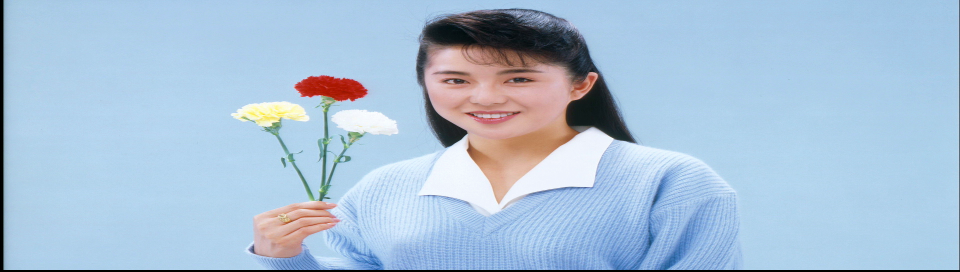
#> input picture test_data/00008#out1#mnr_input0007.bmp, 1920 x 544 px (shown at 1/2 size); its folder holds only this picture in this run
$ python batch_gibs_hardware.py   (older library calls are emulated)
#> lines starting #> are read from the running program, lines starting #| are printed output that depends on the picture; after the words box and inside, x2 and y2 are one past the last pixel; in counts of white or black regions, pixels touching at a corner belong together
import cv2
import numpy as np
from pathlib import Path


def robust_mad_threshold(values, scale=1.0):
    values = np.asarray(values, dtype=np.float32)
    med = np.median(values)
    mad = np.median(np.abs(values - med)) + 1e-6
    return float(scale * 1.4826 * mad)


def numpy_vectorized_predict_with_decay(
        image_path, patch_size=3, stride=3, profile_radius=4, scale=1.0
):
    # ==========================================
    # 1. 基础图像计算
    # ==========================================
#> called with image_path = 'test_data/00008#out1#mnr_input0007.bmp', patch_size = 3, stride = 3, profile_radius = 4, scale = 1
    img = cv2.imread(image_path, cv2.IMREAD_COLOR)
#> img is the input picture: shape (544, 1920, 3); mean B, G, R 215.9, 193.1, 168.9
    if img is None: raise ValueError("Cannot read image")
    gray = cv2.cvtColor(img, cv2.COLOR_BGR2GRAY).astype(np.float32)
    H, W = gray.shape
#> H = 544; W = 1920

    edges = cv2.Canny(gray.astype(np.uint8), 100, 200)
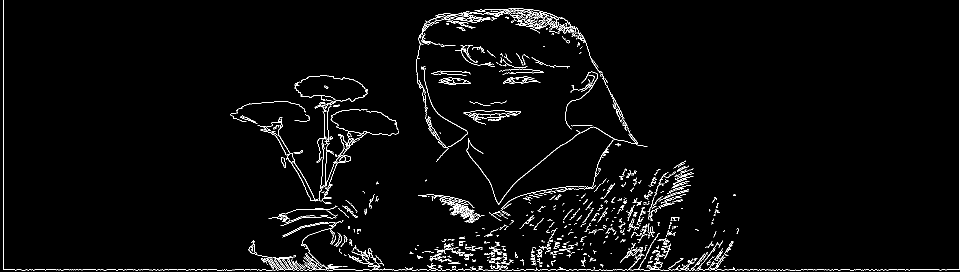
#> edges: shape (544, 1920) (shown at 1/2 size); 2.5% white in thin lines or dots
    gx = cv2.Sobel(gray, cv2.CV_32F, 1, 0, ksize=3)
    gy = cv2.Sobel(gray, cv2.CV_32F, 0, 1, ksize=3)

    blur = cv2.GaussianBlur(gray, ksize=(0, 0), sigmaX=1.0)
    residual = gray - blur
    abs_residual = np.abs(residual)

    kernel = cv2.getStructuringElement(cv2.MORPH_ELLIPSE, (3, 3))
    edge_band = cv2.dilate(edges, kernel, iterations=1) > 0
#> edge_band: shape (544, 1920) bool; 6.8% white; 194 white regions (35 under 20 px), largest, box (x1, y1, x2, y2) and area: (5, 0, 1920, 542) 19666, (831, 15, 1296, 443) 14444, (460, 149, 798, 409) 8804
    edge_pixels = edges > 0
#> edge_pixels: shape (544, 1920) bool; 2.5% white in thin lines or dots
    edge_neighbor_f = (edge_band & (~edge_pixels)).astype(np.float32)
#> edge_neighbor_f: shape (544, 1920) float32; values 0 (black) and 1 (white), 4.2% white in thin lines or dots
    non_edge_f = (~edge_band).astype(np.float32)

    # ==========================================
    # 2. 边缘局部性 (loc_ratio)
    # ==========================================
    ctx_k = patch_size + 2 * profile_radius
    sum_neighbor = cv2.boxFilter(abs_residual * edge_neighbor_f, -1, (ctx_k, ctx_k), normalize=False)
    count_neighbor = cv2.boxFilter(edge_neighbor_f, -1, (ctx_k, ctx_k), normalize=False)
    sum_non_edge = cv2.boxFilter(abs_residual * non_edge_f, -1, (ctx_k, ctx_k), normalize=False)
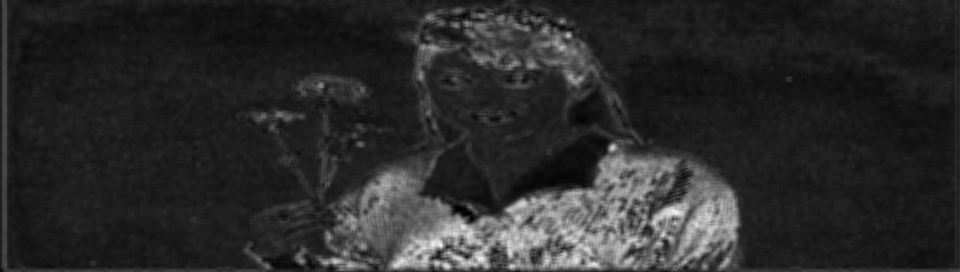
#> sum_non_edge: shape (544, 1920) float32 (shown at 1/2 size); min 0, max 1144.3, mean 196.6; drawn with min black and max white
    count_non_edge = cv2.boxFilter(non_edge_f, -1, (ctx_k, ctx_k), normalize=False)
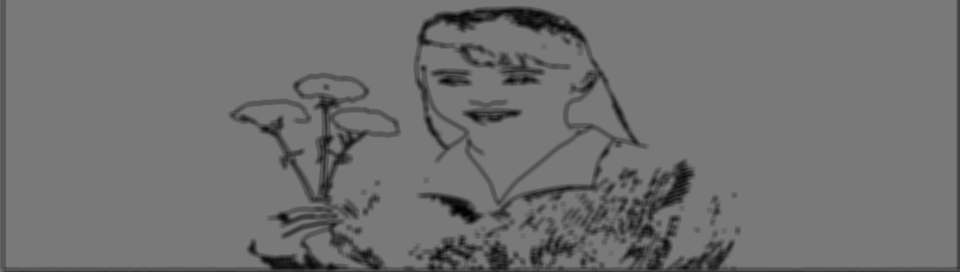
#> count_non_edge: shape (544, 1920) float32 (shown at 1/2 size); min 0, max 121, mean 112.8

    mean_neighbor = sum_neighbor / np.maximum(count_neighbor, 1.0)
    mean_non_edge = sum_non_edge / np.maximum(count_non_edge, 1e-6)
    loc_ratio_full = mean_neighbor / mean_non_edge
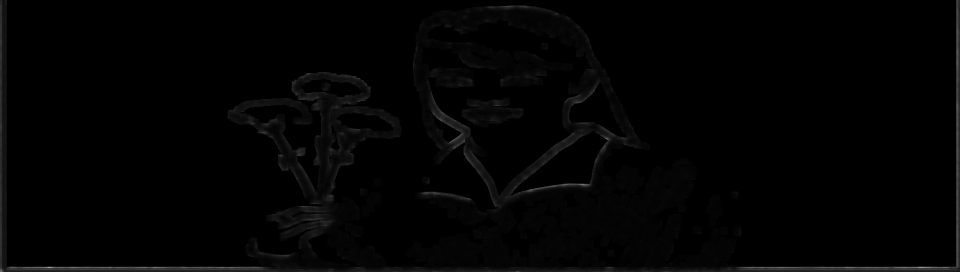
#> loc_ratio_full: shape (544, 1920) float32 (shown at 1/2 size); 0.01% of the values are NaN or infinite; the others: min 0, max 74.61, mean 0.899; drawn with min black, max white, NaN and infinite black

    # ==========================================
    # 3. 终极性能：整数方向量化 + 矩阵平移获取 Profile
    # ==========================================
    ey, ex = np.where(edges > 0)
    abs_gx, abs_gy = np.abs(gx[ey, ex]), np.abs(gy[ey, ex])
    valid_mask = (abs_gx + abs_gy) > 1e-6
    ey, ex = ey[valid_mask], ex[valid_mask]
    abs_gx, abs_gy = abs_gx[valid_mask], abs_gy[valid_mask]

    N = len(ey)
#> N = 26419
    directions = np.zeros(N, dtype=np.int8)
    gx_val, gy_val = gx[ey, ex], gy[ey, ex]

    is_horiz = abs_gx > 2 * abs_gy
    is_vert  = abs_gy > 2 * abs_gx
    is_diag1 = (~is_horiz) & (~is_vert) & (np.sign(gx_val) == np.sign(gy_val))
    is_diag2 = (~is_horiz) & (~is_vert) & (np.sign(gx_val) != np.sign(gy_val))

    directions[is_horiz] = 0
    directions[is_vert]  = 1
    directions[is_diag1] = 2
    directions[is_diag2] = 3

    steps = [
        (0, 1),   # 0: 水平延伸
        (1, 0),   # 1: 垂直延伸
        (1, 1),   # 2: 主对角线延伸
        (-1, 1)   # 3: 副对角线延伸
    ]

    t = np.arange(-profile_radius, profile_radius + 1)
    L = len(t)

    offsets = np.array([[dy * t, dx * t] for dy, dx in steps])
    selected_offsets = offsets[directions]

    samp_y = ey[:, None] + selected_offsets[:, 0, :]
    samp_x = ex[:, None] + selected_offsets[:, 1, :]

    np.clip(samp_y, 0, H - 1, out=samp_y)
    np.clip(samp_x, 0, W - 1, out=samp_x)

    profiles = residual[samp_y, samp_x]
    abs_profiles = np.abs(profiles)

    # 提前算 gray profile 的阶跃高度
    profiles_gray = gray[samp_y, samp_x]
    prof_2d = profiles_gray.reshape(N, 1, L)
    smooth_2d = cv2.GaussianBlur(prof_2d, ksize=(0, 0), sigmaX=1.0)
    smooth_profiles = smooth_2d.reshape(N, L)
    edge_step = np.max(smooth_profiles, axis=1) - np.min(smooth_profiles, axis=1)

    # --- 特征 A：零交叉 (Crossings) ---
    low_th = (0.0005 * edge_step)[:, None]
    high_th = (0.2 * edge_step)[:, None]

    signs = np.zeros_like(profiles, dtype=np.int8)
    valid_a = (np.abs(profiles) > low_th) & (np.abs(profiles) < high_th)
    signs[valid_a & (profiles > 0)] = 1
    signs[valid_a & (profiles < 0)] = -1

    mask_signs = (signs != 0)
    idx = np.where(mask_signs, np.arange(signs.shape[1]), 0)
    np.maximum.accumulate(idx, axis=1, out=idx)
    row_indices = np.arange(N)[:, None]
    filled_signs = signs[row_indices, idx]

    valid_crossings = (filled_signs[:, :-1] != filled_signs[:, 1:]) & (filled_signs[:, :-1] != 0) & (filled_signs[:, 1:] != 0)
    crossings = np.sum(valid_crossings, axis=1)

    # --- 特征 B：衰减 (Decay) ---
    d = np.abs(t)
    near_mask, mid_mask, far_mask = (d == 1), ((d >= 2) & (d <= 3)), (d >= 4)

    near_e = np.mean(abs_profiles[:, near_mask], axis=1) if np.any(near_mask) else np.zeros(N)
    mid_e = np.mean(abs_profiles[:, mid_mask], axis=1) if np.any(mid_mask) else np.zeros(N)
    far_e = np.mean(abs_profiles[:, far_mask], axis=1) if np.any(far_mask) else np.zeros(N)

    mono_score = 0.0 + 0.5 * (near_e > mid_e) + 0.5 * (mid_e > far_e)
    weighted_dist = np.sum(abs_profiles * d, axis=1) / (np.sum(abs_profiles, axis=1) + 1e-6)
    compactness = 1.0 / (1.0 + weighted_dist)
    ratio_score = np.tanh((near_e / (far_e + 1e-6)) / 3.0)

    decay_scores = 0.4 * mono_score + 0.3 * compactness + 0.3 * ratio_score

    # --- 特征 C: Gibbs-like profile score ---
    prof_residual = profiles_gray - smooth_profiles
    abs_prof_res = np.abs(prof_residual)
    residual_energy = np.mean(abs_prof_res, axis=1)

    osc_signs = np.zeros_like(prof_residual, dtype=np.int8)
    valid_osc = (abs_prof_res > low_th) & (abs_prof_res < high_th)
    osc_signs[valid_osc & (prof_residual > 0)] = 1
    osc_signs[valid_osc & (prof_residual < 0)] = -1

    mask_osc = osc_signs != 0
    idx_osc = np.where(mask_osc, np.arange(L), 0)
    np.maximum.accumulate(idx_osc, axis=1, out=idx_osc)
    filled_osc = osc_signs[row_indices, idx_osc]
    valid_adj = mask_osc[:, 1:]
    alt = (filled_osc[:, :-1] != filled_osc[:, 1:]) & valid_adj
    total_pairs = np.sum(valid_adj, axis=1).astype(np.float32)
    oscillation_score = np.divide(np.sum(alt, axis=1), total_pairs, out=np.zeros(N), where=total_pairs > 0)

    near_g = np.mean(abs_prof_res[:, near_mask], axis=1) if np.any(near_mask) else np.zeros(N)
    far_g = np.mean(abs_prof_res[:, far_mask], axis=1) if np.any(far_mask) else np.zeros(N)
    decay_from_prof = 0.0 + 0.5 * (near_e < mid_e) + 0.5 * (mid_e < far_e)

    gibbs_scores = residual_energy * (oscillation_score + decay_from_prof)

    # ==========================================
    # 4. 聚合与判决
    # ==========================================
    num_rows = (H - patch_size) // stride + 1
#> num_rows = 181
    num_cols = (W - patch_size) // stride + 1
#> num_cols = 640

    grid_y_centers = np.arange(num_rows) * stride + patch_size // 2
#> grid_y_centers = 181 values from 1 to 541
    grid_x_centers = np.arange(num_cols) * stride + patch_size // 2
#> grid_x_centers = 640 values from 1 to 1918
    grid_X, grid_Y = np.meshgrid(grid_x_centers, grid_y_centers)
    grid_loc_ratio = loc_ratio_full[grid_Y, grid_X]

    patch_idx_y = np.clip(ey // stride, 0, num_rows - 1)
    patch_idx_x = np.clip(ex // stride, 0, num_cols - 1)

    grid_crossings_sum = np.zeros((num_rows, num_cols), dtype=np.float32)
    grid_decay_sum = np.zeros((num_rows, num_cols), dtype=np.float32)
    grid_valid_count = np.zeros((num_rows, num_cols), dtype=np.float32)

    np.add.at(grid_crossings_sum, (patch_idx_y, patch_idx_x), crossings)
    np.add.at(grid_decay_sum, (patch_idx_y, patch_idx_x), decay_from_prof)
    np.add.at(grid_valid_count, (patch_idx_y, patch_idx_x), 1)

    grid_mean_crossings = grid_crossings_sum / np.maximum(grid_valid_count, 1.0)
    grid_mean_decay = grid_decay_sum / np.maximum(grid_valid_count, 1.0)
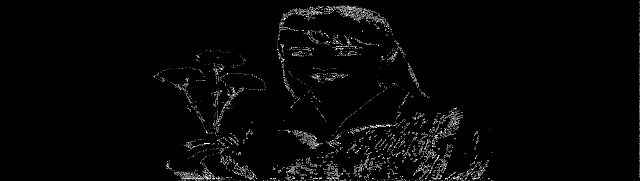
#> grid_mean_decay: shape (181, 640) float32; min 0, max 1, mean 0.0245

    # p90 gibbs per patch
    order = np.lexsort((patch_idx_x, patch_idx_y))
    sorted_gibbs = gibbs_scores[order]
    sorted_py = patch_idx_y[order]
    sorted_px = patch_idx_x[order]
    change = (np.diff(sorted_py) != 0) | (np.diff(sorted_px) != 0)
    bounds = np.where(change)[0] + 1
#> bounds = 9333 values from 3 to 26417
    starts = np.concatenate([[0], bounds])
#> starts = 9334 values from 0 to 26417
    ends = np.concatenate([bounds, [len(sorted_gibbs)]])
#> ends = 9334 values from 3 to 26419

    grid_gibbs_p70 = np.zeros((num_rows, num_cols), dtype=np.float32)
    for s, e in zip(starts, ends):
        py, px = sorted_py[s], sorted_px[s]
        grid_gibbs_p70[py, px] = np.percentile(sorted_gibbs[s:e], 70)
#> this loop made 9334 passes
#> (s, e, py, px) on passes 1 to 3: (0, 3, 0, 2), (3, 6, 0, 639), (6, 9, 1, 2)

    score_grid = np.zeros((num_rows, num_cols), dtype=np.float32)
    mask = (grid_loc_ratio > 1.5) & (grid_mean_crossings > 0) & (grid_mean_decay > 0)
#> mask: shape (181, 640) bool; 3.9% white in thin lines or dots
    score_grid[mask] = grid_gibbs_p70[mask]

    return score_grid, img, grid_gibbs_p70


def save_heatmap(img, score_grid, output_path):
    H, W = img.shape[:2]
#> H = 544; W = 1920
    score = score_grid.astype(np.float32)
    score_u8 = np.clip(score * 10, 0, 255).astype(np.uint8)
    heatmap_small = cv2.applyColorMap(score_u8, cv2.COLORMAP_JET)
    heatmap = cv2.resize(heatmap_small, (W, H), interpolation=cv2.INTER_NEAREST)
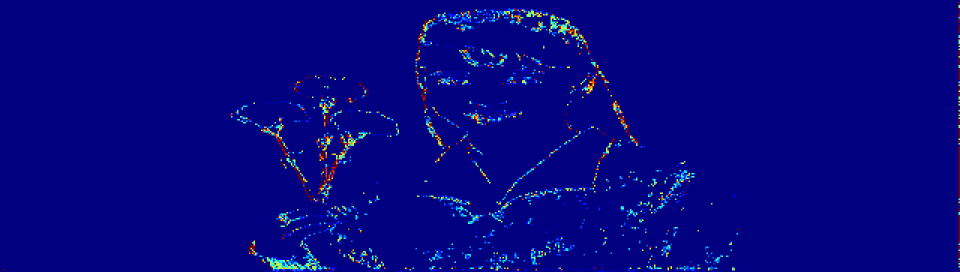
#> heatmap: shape (544, 1920, 3) (shown at 1/2 size); mean B, G, R 129, 4.6, 2.9

    overlay = cv2.addWeighted(img, 0.6, heatmap, 0.4, 0)
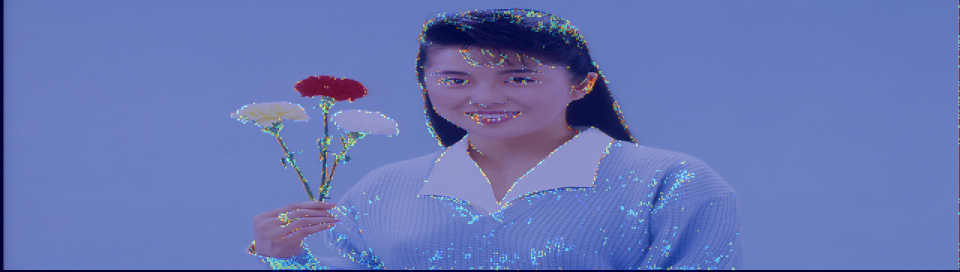
#> overlay: shape (544, 1920, 3) (shown at 1/2 size); mean B, G, R 181.1, 117.7, 102.5
    cv2.imwrite(output_path, overlay)


def main():
    data_dir = Path(__file__).resolve().parent / "test_data"
    output_dir = Path(__file__).resolve().parent / "test_data_output_gibs"

    bmp_files = sorted(data_dir.glob("*.bmp"))
    if not bmp_files:
        print(f"未在 {data_dir} 下找到 .bmp 文件")
        return

    output_dir.mkdir(parents=True, exist_ok=True)

    for bmp_path in bmp_files:
        stem = bmp_path.stem
        try:
            score_grid, img, grid_gibbs = numpy_vectorized_predict_with_decay(str(bmp_path))

            heatmap_path = output_dir / f"{stem}.png"
            save_heatmap(img, score_grid, str(heatmap_path))

            npy_path = output_dir / f"{stem}_score.npy"
            np.save(str(npy_path), score_grid)

            print(f"✓ {stem}  shape={score_grid.shape}")
#| ✓ 00008#out1#mnr_input0007  shape=(181, 640)
        except Exception as e:
            print(f"✗ {stem}  错误: {e}")

    print(f"\n完成！共处理 {len(bmp_files)} 张图片，结果保存至 {output_dir}")


if __name__ == "__main__":
    main()

$ run again, on test_data/00009#out1#mnr_input0007.bmp
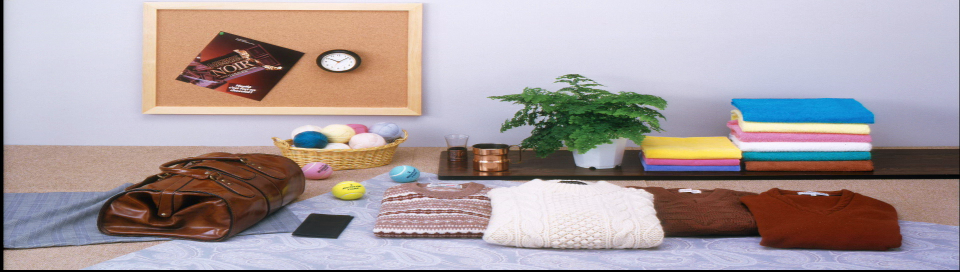
#> input picture test_data/00009#out1#mnr_input0007.bmp, 1920 x 544 px (shown at 1/2 size)
#> in numpy_vectorized_predict_with_decay, img is the input picture: shape (544, 1920, 3); mean B, G, R 160.6, 158.2, 170.1
#> in numpy_vectorized_predict_with_decay, `edges = cv2.Canny(gray.astype(np.uint8), 100, 200)`:
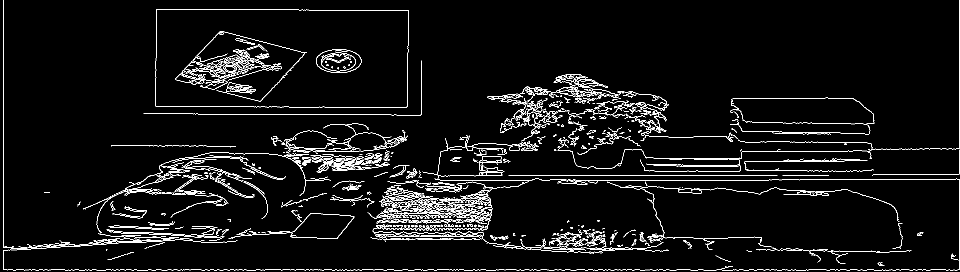
#> edges: shape (544, 1920) (shown at 1/2 size); 4.4% white in thin lines or dots
#> edge_band: shape (544, 1920) bool; 12.2% white; 91 white regions (7 under 20 px), largest, box (x1, y1, x2, y2) and area: (5, 0, 1920, 542) 91094, (349, 61, 615, 204) 8725, (309, 17, 819, 217) 4182
#> edge_pixels: shape (544, 1920) bool; 4.4% white in thin lines or dots
#> edge_neighbor_f: shape (544, 1920) float32; values 0 (black) and 1 (white), 7.7% white in thin lines or dots
#> N = 46311
#> bounds = 15859 values from 3 to 46310
#> starts = 15860 values from 0 to 46310
#> ends = 15860 values from 3 to 46311
#> the loop in numpy_vectorized_predict_with_decay, `for s, e in zip(starts, ends):` made 15860 passes
#> (s, e, py, px) on passes 1 to 3: (0, 3, 0, 2), (3, 6, 0, 639), (6, 9, 1, 2)
#> mask: shape (181, 640) bool; 8.9% white in thin lines or dots
#> in save_heatmap, `overlay = cv2.addWeighted(img, 0.6, heatmap, 0.4, 0)`:
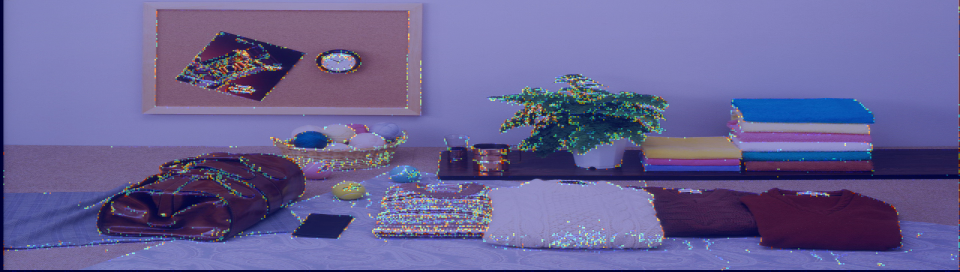
#> overlay: shape (544, 1920, 3) (shown at 1/2 size); mean B, G, R 148.8, 98.1, 104.1
#| ✓ 00009#out1#mnr_input0007  shape=(181, 640)
